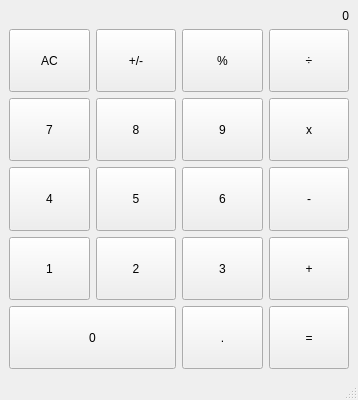
<?xml version="1.0" encoding="UTF-8"?>
<ui version="4.0">
 <class>calculator</class>
 <widget class="QMainWindow" name="calculator">
  <property name="geometry">
   <rect>
    <x>0</x>
    <y>0</y>
    <width>358</width>
    <height>400</height>
   </rect>
  </property>
  <property name="windowTitle">
   <string>计算器</string>
  </property>
  <widget class="QWidget" name="centralwidget">
   <layout class="QVBoxLayout" name="verticalLayout" stretch="0,17">
    <item>
     <widget class="QLabel" name="label">
      <property name="sizePolicy">
       <sizepolicy hsizetype="Minimum" vsizetype="Preferred">
        <horstretch>0</horstretch>
        <verstretch>0</verstretch>
       </sizepolicy>
      </property>
      <property name="styleSheet">
       <string notr="true">font: 48pt &quot;.AppleSystemUIFont&quot;;</string>
      </property>
      <property name="text">
       <string>0</string>
      </property>
      <property name="alignment">
       <set>Qt::AlignRight|Qt::AlignTrailing|Qt::AlignVCenter</set>
      </property>
     </widget>
    </item>
    <item>
     <layout class="QGridLayout" name="gridLayout">
      <item row="0" column="0">
       <widget class="QPushButton" name="btn_ac">
        <property name="sizePolicy">
         <sizepolicy hsizetype="Expanding" vsizetype="Expanding">
          <horstretch>0</horstretch>
          <verstretch>0</verstretch>
         </sizepolicy>
        </property>
        <property name="text">
         <string>AC</string>
        </property>
       </widget>
      </item>
      <item row="0" column="1">
       <widget class="QPushButton" name="btn_addsub">
        <property name="sizePolicy">
         <sizepolicy hsizetype="Expanding" vsizetype="Expanding">
          <horstretch>0</horstretch>
          <verstretch>0</verstretch>
         </sizepolicy>
        </property>
        <property name="text">
         <string>+/-</string>
        </property>
       </widget>
      </item>
      <item row="0" column="2">
       <widget class="QPushButton" name="btn_del">
        <property name="sizePolicy">
         <sizepolicy hsizetype="Expanding" vsizetype="Expanding">
          <horstretch>0</horstretch>
          <verstretch>0</verstretch>
         </sizepolicy>
        </property>
        <property name="text">
         <string>%</string>
        </property>
       </widget>
      </item>
      <item row="0" column="3">
       <widget class="QPushButton" name="btn_div">
        <property name="sizePolicy">
         <sizepolicy hsizetype="Expanding" vsizetype="Expanding">
          <horstretch>0</horstretch>
          <verstretch>0</verstretch>
         </sizepolicy>
        </property>
        <property name="text">
         <string>÷</string>
        </property>
       </widget>
      </item>
      <item row="1" column="0">
       <widget class="QPushButton" name="btn_7">
        <property name="sizePolicy">
         <sizepolicy hsizetype="Expanding" vsizetype="Expanding">
          <horstretch>0</horstretch>
          <verstretch>0</verstretch>
         </sizepolicy>
        </property>
        <property name="text">
         <string>7</string>
        </property>
       </widget>
      </item>
      <item row="1" column="1">
       <widget class="QPushButton" name="btn_8">
        <property name="sizePolicy">
         <sizepolicy hsizetype="Expanding" vsizetype="Expanding">
          <horstretch>0</horstretch>
          <verstretch>0</verstretch>
         </sizepolicy>
        </property>
        <property name="text">
         <string>8</string>
        </property>
       </widget>
      </item>
      <item row="1" column="2">
       <widget class="QPushButton" name="btn_9">
        <property name="sizePolicy">
         <sizepolicy hsizetype="Expanding" vsizetype="Expanding">
          <horstretch>0</horstretch>
          <verstretch>0</verstretch>
         </sizepolicy>
        </property>
        <property name="text">
         <string>9</string>
        </property>
       </widget>
      </item>
      <item row="1" column="3">
       <widget class="QPushButton" name="btn_mul">
        <property name="sizePolicy">
         <sizepolicy hsizetype="Expanding" vsizetype="Expanding">
          <horstretch>0</horstretch>
          <verstretch>0</verstretch>
         </sizepolicy>
        </property>
        <property name="text">
         <string>x</string>
        </property>
       </widget>
      </item>
      <item row="2" column="0">
       <widget class="QPushButton" name="btn_4">
        <property name="sizePolicy">
         <sizepolicy hsizetype="Expanding" vsizetype="Expanding">
          <horstretch>0</horstretch>
          <verstretch>0</verstretch>
         </sizepolicy>
        </property>
        <property name="text">
         <string>4</string>
        </property>
       </widget>
      </item>
      <item row="2" column="1">
       <widget class="QPushButton" name="btn_5">
        <property name="sizePolicy">
         <sizepolicy hsizetype="Expanding" vsizetype="Expanding">
          <horstretch>0</horstretch>
          <verstretch>0</verstretch>
         </sizepolicy>
        </property>
        <property name="text">
         <string>5</string>
        </property>
       </widget>
      </item>
      <item row="2" column="2">
       <widget class="QPushButton" name="btn_6">
        <property name="sizePolicy">
         <sizepolicy hsizetype="Expanding" vsizetype="Expanding">
          <horstretch>0</horstretch>
          <verstretch>0</verstretch>
         </sizepolicy>
        </property>
        <property name="text">
         <string>6</string>
        </property>
       </widget>
      </item>
      <item row="2" column="3">
       <widget class="QPushButton" name="btn_sub">
        <property name="sizePolicy">
         <sizepolicy hsizetype="Expanding" vsizetype="Expanding">
          <horstretch>0</horstretch>
          <verstretch>0</verstretch>
         </sizepolicy>
        </property>
        <property name="text">
         <string>-</string>
        </property>
       </widget>
      </item>
      <item row="3" column="0">
       <widget class="QPushButton" name="btn_1">
        <property name="sizePolicy">
         <sizepolicy hsizetype="Expanding" vsizetype="Expanding">
          <horstretch>0</horstretch>
          <verstretch>0</verstretch>
         </sizepolicy>
        </property>
        <property name="text">
         <string>1</string>
        </property>
       </widget>
      </item>
      <item row="3" column="1">
       <widget class="QPushButton" name="btn_2">
        <property name="sizePolicy">
         <sizepolicy hsizetype="Expanding" vsizetype="Expanding">
          <horstretch>0</horstretch>
          <verstretch>0</verstretch>
         </sizepolicy>
        </property>
        <property name="text">
         <string>2</string>
        </property>
       </widget>
      </item>
      <item row="3" column="2">
       <widget class="QPushButton" name="btn_3">
        <property name="sizePolicy">
         <sizepolicy hsizetype="Expanding" vsizetype="Expanding">
          <horstretch>0</horstretch>
          <verstretch>0</verstretch>
         </sizepolicy>
        </property>
        <property name="text">
         <string>3</string>
        </property>
       </widget>
      </item>
      <item row="3" column="3">
       <widget class="QPushButton" name="btn_add">
        <property name="sizePolicy">
         <sizepolicy hsizetype="Expanding" vsizetype="Expanding">
          <horstretch>0</horstretch>
          <verstretch>0</verstretch>
         </sizepolicy>
        </property>
        <property name="text">
         <string>+</string>
        </property>
       </widget>
      </item>
      <item row="4" column="0" colspan="2">
       <widget class="QPushButton" name="btn_0">
        <property name="sizePolicy">
         <sizepolicy hsizetype="Expanding" vsizetype="Expanding">
          <horstretch>0</horstretch>
          <verstretch>0</verstretch>
         </sizepolicy>
        </property>
        <property name="text">
         <string>0</string>
        </property>
       </widget>
      </item>
      <item row="4" column="2">
       <widget class="QPushButton" name="btn_dian">
        <property name="sizePolicy">
         <sizepolicy hsizetype="Expanding" vsizetype="Expanding">
          <horstretch>0</horstretch>
          <verstretch>0</verstretch>
         </sizepolicy>
        </property>
        <property name="text">
         <string>.</string>
        </property>
       </widget>
      </item>
      <item row="4" column="3">
       <widget class="QPushButton" name="btn_eql">
        <property name="sizePolicy">
         <sizepolicy hsizetype="Expanding" vsizetype="Expanding">
          <horstretch>0</horstretch>
          <verstretch>0</verstretch>
         </sizepolicy>
        </property>
        <property name="text">
         <string>=</string>
        </property>
       </widget>
      </item>
     </layout>
    </item>
   </layout>
  </widget>
  <widget class="QMenuBar" name="menubar">
   <property name="geometry">
    <rect>
     <x>0</x>
     <y>0</y>
     <width>358</width>
     <height>22</height>
    </rect>
   </property>
  </widget>
  <widget class="QStatusBar" name="statusbar"/>
 </widget>
 <resources/>
 <connections/>
</ui>
